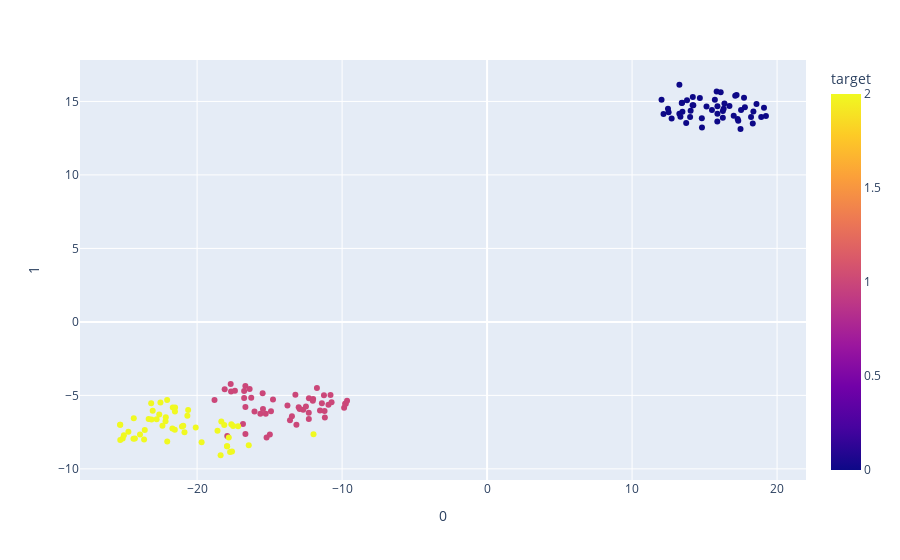

Notebook code for this chart:
### Code cell
fig = px.scatter(
    projections, x=0, y=1,
    color=iris.target, labels={'color': 'target'}
)
fig.show()

### Figure 1 — Plotly figure (JSON) as saved in the notebook; plotly's stock layout.template omitted (floating-point values rounded to 4 significant figures; data arrays with more than 128 entries replaced by an {"elided": "..."} marker saying what was removed)
{"data": [{"hovertemplate": "0=%{x}<br>1=%{y}<br>target=%{marker.color}<extra></extra>", "legendgroup": "", "marker": {"color": {"elided": "150 int values"}, "coloraxis": "coloraxis", "symbol": "circle"}, "mode": "markers", "name": "", "orientation": "v", "showlegend": false, "type": "scatter", "x": {"elided": "150 float values"}, "xaxis": "x", "y": {"elided": "150 float values"}, "yaxis": "y"}], "layout": {"coloraxis": {"colorbar": {"title": {"text": "target"}}, "colorscale": [[0, "#0d0887"], [0.1111, "#46039f"], [0.2222, "#7201a8"], [0.3333, "#9c179e"], [0.4444, "#bd3786"], [0.5556, "#d8576b"], [0.6667, "#ed7953"], [0.7778, "#fb9f3a"], [0.8889, "#fdca26"], [1, "#f0f921"]]}, "legend": {"tracegroupgap": 0}, "margin": {"t": 60}, "xaxis": {"anchor": "y", "domain": [0, 1], "title": {"text": "0"}}, "yaxis": {"anchor": "x", "domain": [0, 1], "title": {"text": "1"}}}}
